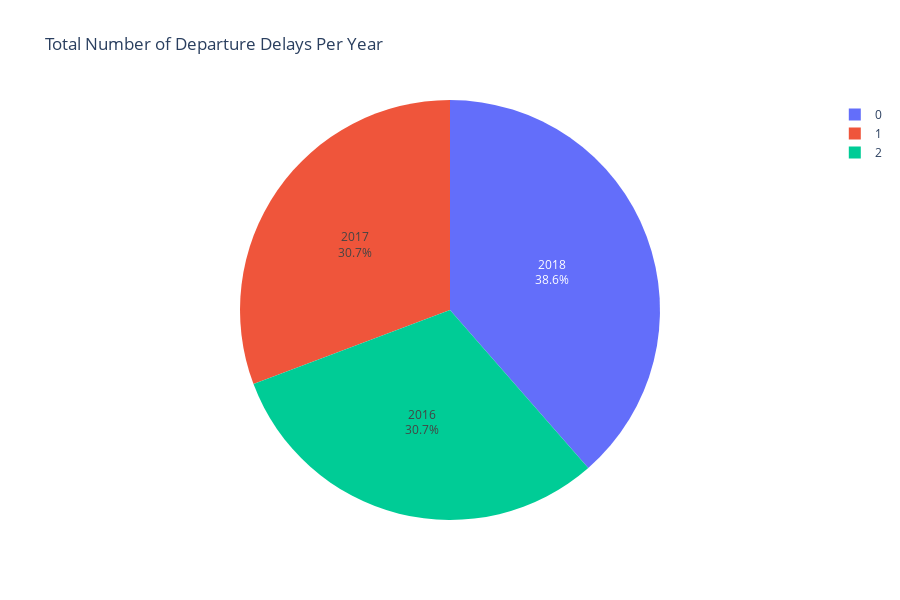

The notebook cell this image was saved under:
### Code cell
totalNumberOfDeparturelDelaysPerYearTrace = go.Pie(
    values = totalNumberOfDepartureArrivalDelaysPerYear.toPandas()['AverageDepartureDelay'],
    text = totalNumberOfDepartureArrivalDelaysPerYear.toPandas()['Year'])


data = [totalNumberOfDeparturelDelaysPerYearTrace]

layout = dict(title = 'Total Number of Departure Delays Per Year',
              height= 600,
              width= 900
             )
fig = dict(data = data, layout = layout)

pyo.iplot(fig)

### Figure 1 — Plotly figure (JSON) as saved in the notebook; plotly's stock layout.template omitted (floating-point values rounded to 4 significant figures)
{"data": [{"text": [2018, 2017, 2016], "type": "pie", "values": [2800909, 2233030, 2230108]}], "layout": {"height": 600, "title": {"text": "Total Number of Departure Delays Per Year"}, "width": 900}}
